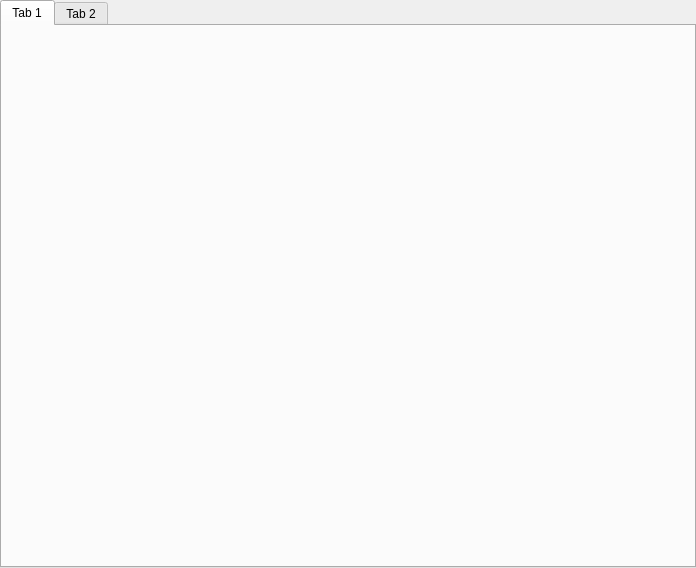
<?xml version="1.0" encoding="UTF-8"?>
<ui version="4.0">
 <class>VentanaPrincipal</class>
 <widget class="QWidget" name="VentanaPrincipal">
  <property name="geometry">
   <rect>
    <x>0</x>
    <y>0</y>
    <width>696</width>
    <height>568</height>
   </rect>
  </property>
  <property name="windowTitle">
   <string>Form</string>
  </property>
  <layout class="QVBoxLayout" name="verticalLayout">
   <property name="spacing">
    <number>0</number>
   </property>
   <property name="leftMargin">
    <number>0</number>
   </property>
   <property name="topMargin">
    <number>0</number>
   </property>
   <property name="rightMargin">
    <number>0</number>
   </property>
   <property name="bottomMargin">
    <number>0</number>
   </property>
   <item>
    <widget class="QTabWidget" name="tabWidget">
     <property name="currentIndex">
      <number>0</number>
     </property>
     <widget class="QWidget" name="tab_1">
      <attribute name="title">
       <string>Tab 1</string>
      </attribute>
      <layout class="QVBoxLayout" name="verticalLayout_3">
       <property name="spacing">
        <number>0</number>
       </property>
       <property name="leftMargin">
        <number>0</number>
       </property>
       <property name="topMargin">
        <number>0</number>
       </property>
       <property name="rightMargin">
        <number>0</number>
       </property>
       <property name="bottomMargin">
        <number>0</number>
       </property>
      </layout>
     </widget>
     <widget class="QWidget" name="tab_2">
      <attribute name="title">
       <string>Tab 2</string>
      </attribute>
     </widget>
    </widget>
   </item>
  </layout>
 </widget>
 <resources/>
 <connections/>
</ui>
